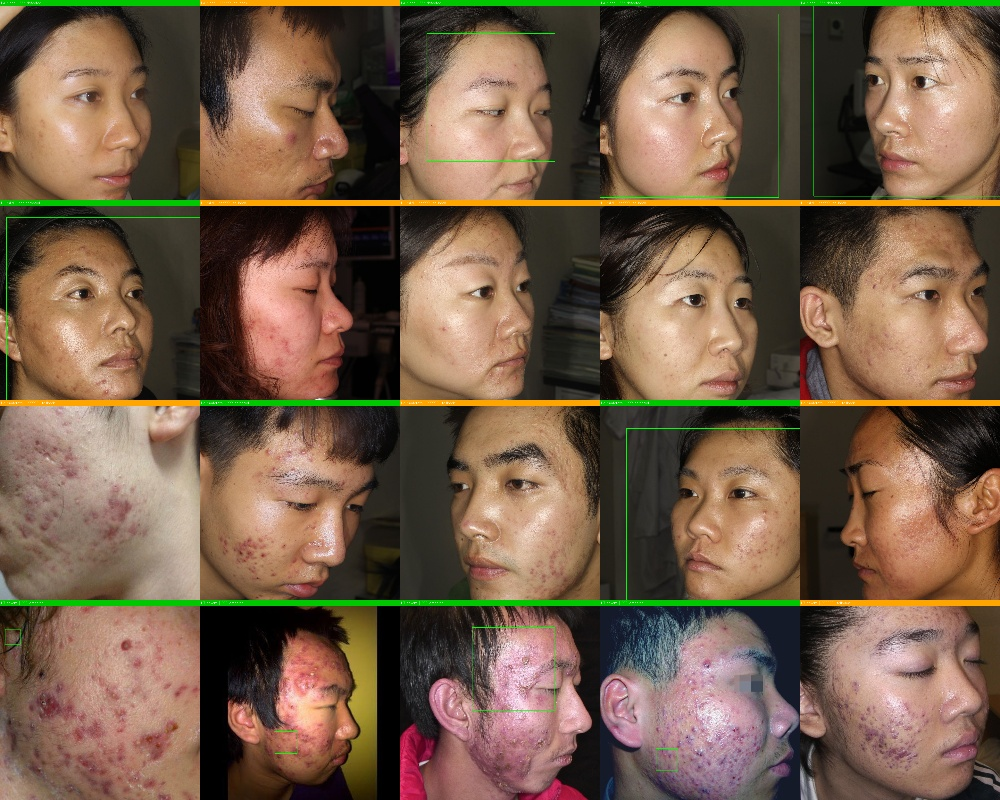
#> input picture verify_output/detection_results.jpg, 1000 x 800 px
$ python -i verify_detection.py   (imports and definitions only)
#> lines starting #> are read from the running program, lines starting #| are printed output that depends on the picture
#> further down, picture is the input picture: shape (800, 1000, 3); mean B, G, R 72.8, 93.8, 117.4
"""
verify_detection.py
Run from ubeka-ai/ root:
    python verify_detection.py

What this does:
- Scans a sample of images from each acne level
- Runs face detection on each
- Reports detection rate per level
- Saves a visual grid of results to verify_output/
"""

import cv2
import numpy as np
from pathlib import Path
import os, random

# ── Config ────────────────────────────────────────────────────────────────────
ACNE_ROOT = Path("data/raw/acne/acne_1024")         # adjust if your path differs
OUTPUT_DIR = Path("verify_output")
SAMPLES_PER_CLASS = 5                       # how many images to test per level
TARGET_SIZE = (224, 224)

FOLDERS = {
    0: "acne0_1024",
    1: "acne1_1024",
    2: "acne2_1024",
    3: "acne3_1024",
}

SEVERITY_NAMES = {0: "clear", 1: "mild", 2: "moderate", 3: "severe"}
# ─────────────────────────────────────────────────────────────────────────────

face_cascade = cv2.CascadeClassifier(
    cv2.data.haarcascades + 'haarcascade_frontalface_default.xml'
)

# [1 line not run here, left out]


def try_detect(img_bgr):
    """Returns (face_crop_rgb, method_used, bbox_or_None)"""
    gray = cv2.cvtColor(img_bgr, cv2.COLOR_BGR2GRAY)
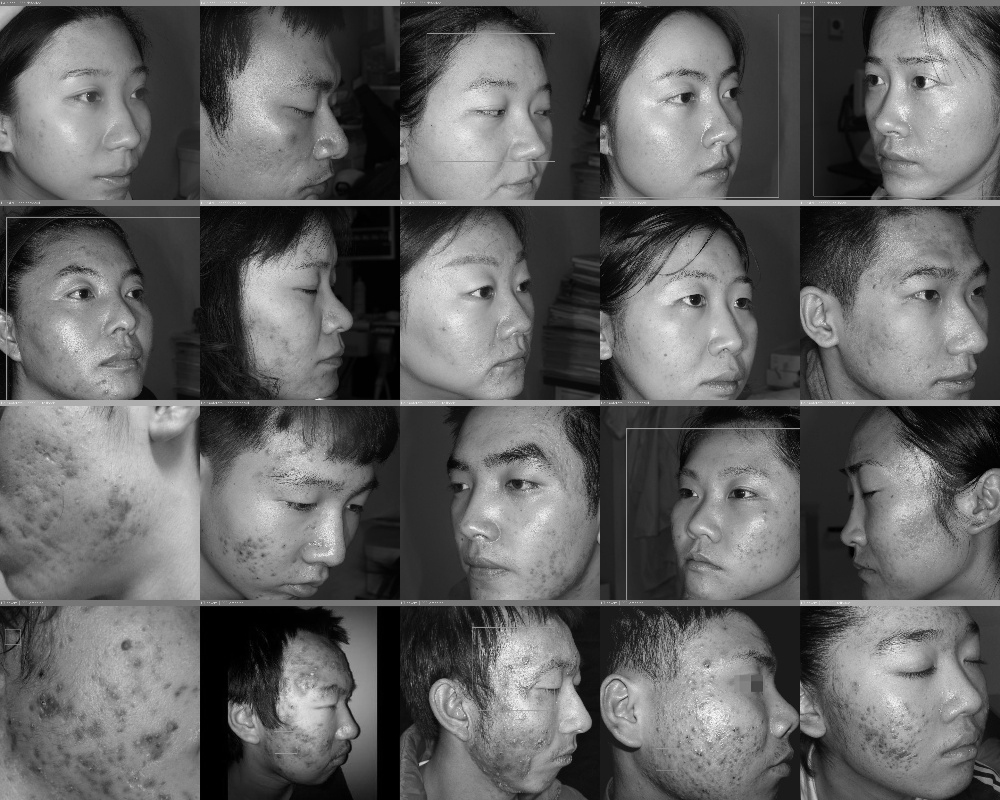
#> gray: shape (800, 1000); min 0, max 252, mean 98.5

    faces = face_cascade.detectMultiScale(
        gray, scaleFactor=1.1, minNeighbors=5, minSize=(40, 40)
    )
#> faces = [[794, 291, 54, 54], [595, 680, 61, 61], [483, 639, 65, 65], [249, 429, 61, 61], [435, 45, 102, 102], [608, 22, 159, 159], [618, 238, 169, 169], [641, 437, 157, 157], [13, 24, 179, 179], [832, 17, 163, 163], [838, 229, 161, 161]]

    if len(faces) > 0:
        x, y, w, h = max(faces, key=lambda f: f[2] * f[3])
#> x = 13; y = 24; w = 179; h = 179
        pad = int(0.1 * min(w, h))
#> pad = 17
        x1 = max(0, x - pad)
#> x1 = 0
        y1 = max(0, y - pad)
#> y1 = 7
        x2 = min(img_bgr.shape[1], x + w + pad)
#> x2 = 209
        y2 = min(img_bgr.shape[0], y + h + pad)
#> y2 = 220
        crop = img_bgr[y1:y2, x1:x2]
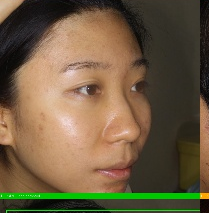
#> crop: shape (213, 209, 3); mean B, G, R 65.6, 92.6, 110.5
        return cv2.cvtColor(cv2.resize(crop, TARGET_SIZE), cv2.COLOR_BGR2RGB), "cascade", (x1,y1,x2,y2)

    # Fallback: return full image
    fallback = cv2.cvtColor(cv2.resize(img_bgr, TARGET_SIZE), cv2.COLOR_BGR2RGB)
    return fallback, "fallback_full_image", None


# [113 lines left out: functions draw_result_tile, run_verification, not called in this run]


# [2 lines not run here, left out]

>>> import cv2
>>> picture = cv2.imread('verify_output/detection_results.jpg')
>>> result = try_detect(picture)
